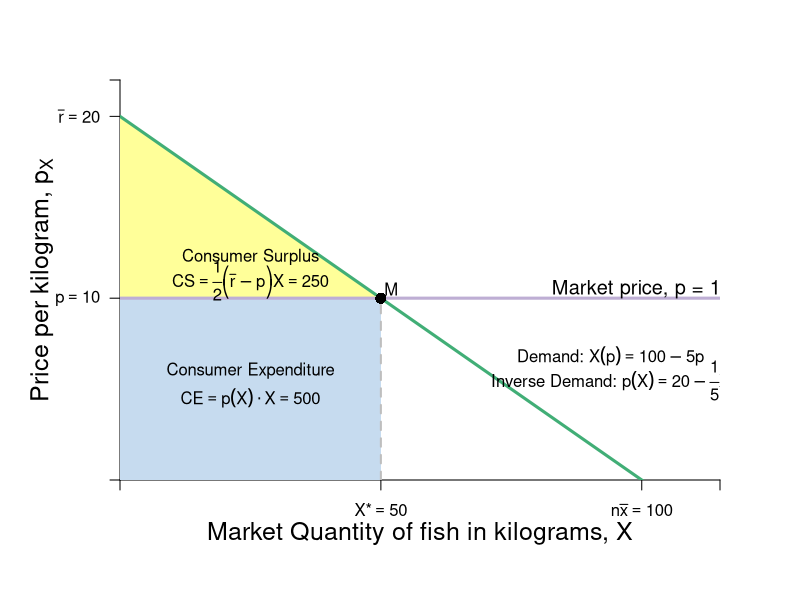

Generate this figure with R:
require(shape)
pdf(file = "indmarketdemand/consumersurplus_market.pdf", width = 9, height = 7)

#Set parameters for graphics
axislabelsize <- 1.5
labelsize <- 1.2
graphlinewidth <- 3
segmentlinewidth <- 2

COL <- c("#7fc97f", "#beaed4", "#fdc086", "#ffff99", "#386cb0", "#f0027f", "#bf5b17", "#666666")
COLA <- c("#e0f3db", "#99d8c9","#66c2a4","#41ae76", "#238b45", "#005824")
COLB <- c("#c6dbef", "#4eb3d3", "#2b8cbe", "#0868ac","#084081")

par(mar =  c(6, 6, 4, 4))

MarketD <- function(x, rmax = 20, xmax = 10, n = 10) {
  rmax - (rmax/(n*xmax))*x
}

mrsA <- function(x, rmax = 20, xmax = 10) {
  rmax - (rmax/xmax)*x
}

# uA <- function(x, y, rmax, rmax = 20, xmax = 10) {
#   y + rmax*x - (1/2)(rmax/xmax)*x^2
# }

xlims <- c(0, 115)
ylims <- c(0, 22)

npts <- 501 
x <- seq(xlims[1], xlims[2], length.out = npts)
y <- seq(ylims[1], ylims[2], length.out = npts) 
a <- c(46.08, 55, 64)
b <- c(46.08, 55, 64)

plot(0, 0, xlim = xlims, ylim = ylims, type = "n",
     xlab = expression(paste("")),
     ylab = expression(paste("")), 
     xaxt = "n", 
     yaxt = "n", 
     cex.lab = axislabelsize, 
     bty = "n",
     xaxs="i", 
     yaxs="i")

# ticksy <- seq(from = 0, to = ylims[2], by = 2)
# ylabels <- seq(from = 0, to = ylims[2], by = 2)
# ticksx <- seq(from = 0, to = xlims[2], by = 2)
# xlabels <- seq(from = 0, to = xlims[2], by = 2)
ticksy <- c(0, 10, 20, ylims[2])
ylabels <- c(NA, expression(paste(p == 10)), expression(paste(bar(r) == 20)), NA)
ticksx <- c(0, 50, 100, xlims[2])
xlabels <- c(NA, expression(paste(X,"*") == 50), expression(paste(n*bar(x)==100)), NA)

axis(1, at = ticksx, pos = 0, labels = xlabels)
axis(2, at = ticksy, pos = 0, labels = ylabels, las = 1)

npts <- 500 
xx1 <- seq(xlims[1], xlims[2], length.out = npts)

xpoly <- c(0, 50, 0)
ypoly <- c(10, 10, 20)
polygon(x = xpoly, y = ypoly, col = COL[4], density=NULL, border = NA)

xpoly3 <- c(0, 50, 50, 0, 0)
ypoly3 <- c(0, 0, 10, 10, 0)
polygon(x = xpoly3, y = ypoly3, col = COLB[1], density=NULL, border = NA)


#Lines for mrs graph
lines(xx1, MarketD(xx1, rmax = 20, xmax = 10, n = 10), col = COLA[4], lwd = graphlinewidth)
#lines(xx1, mrsA(xx1, rmax = 20, xmax = 10), col = COLA[4], lwd = graphlinewidth)

segments(0, 10, xlims[2], 10, lty = 1, col = COL[2] , lwd = graphlinewidth)
segments(50, 0, 50, 10, lty = 2, col = "gray" , lwd = segmentlinewidth)

#Label axes
mtext(expression(paste("Market Quantity of fish in kilograms, ", X)), side=1, line = 2.5, cex = axislabelsize)
text(-15, 0.5*ylims[2], expression(paste("Price per kilogram, ", p[X])), xpd = TRUE, cex = axislabelsize, srt = 90) 

points(50, 10, pch = 16, col = "black", cex = 1.5)
text(52, 10.5, expression(M))

#segments(4.11765, 6.17647, 5.88, 8.88, lty = 1, col = COL[2] , lwd = graphlinewidth)
text(100, 10.5, expression("Market price, p = 10"), cex = labelsize)
#text(7.3, 2.5, expression("Curve"))
#Arrows(7.3, 3.5, 7.3, 6.1, col = "black", lty = 1, lwd = 2, arr.type = "triangle", arr.lwd = 0.5)

#Label the iso-welfare functions for the HG, Aisha
# text(3.8, 1.5, expression(u[1]^A))
# text(4.6, 1.5, expression(u[2]^A))
# text(5.5, 1.5, expression(u[3]^A))
#text(6.6, 8.3, expression(u[4]^A))


#Label the indifference curves for the HG, Betty
# text(7.6, 17, expression(u[1]^B))
# text(6.75, 17, expression(u[2]^B))
# text(6, 17, expression(u[3]^B))
#text(3.4, 6.9, expression(v[4]^B))

#Label mrs function
text(94, 6.8, expression(paste("Demand: ", X(p) == 100 - 5*p)))
text(94, 5.5, expression(paste("Inverse Demand: ", p(X) == 20 - frac(1,5)*X)))
#Arrows(10, 7.5, 10, 5, col = "black", lty = 1, lwd = 2, arr.type = "triangle", arr.lwd = 0.5)

#Label satiation
#text(20, 3.5, expression(paste(bar(x) == "Point")))
#text(20, 3, expression(paste("of Satiation")))
#Arrows(20, 2.5, 20, 0.5, col = "black", lty = 1, lwd = 2, arr.type = "triangle", arr.lwd = 0.5)

#Label highest willingness to pay
#text(5, 10, expression("Consumer Surplus"))
#text(5, 9, expression(paste(CS==frac(1, 2)*bgroup("(",bar(r) - p,")")*x)))
#Arrows(5, 8.5, 5, 6, col = "black", lty = 1, lwd = 2, arr.type = "triangle", arr.lwd = 0.5)

#Label highest willingness to pay
text(25, 12.25, expression("Consumer Surplus"))
text(25, 11, expression(paste(CS==frac(1, 2)*bgroup("(",bar(r) - p,")")*X, phantom()== 250)))
#text(15, 11.5, expression(paste(CS==frac(1, 2)*bgroup("(",20 - 10,")")*50, phantom()== 250)))
#Arrows(25, 15, 25, 12, col = "black", lty = 1, lwd = 2, arr.type = "triangle", arr.lwd = 0.5)

#Label consumer expenditure
text(25, 6, expression("Consumer Expenditure"))
text(25, 4.5, expression(paste(CE==p(X)%.%X, phantom() == 500)))

dev.off()
